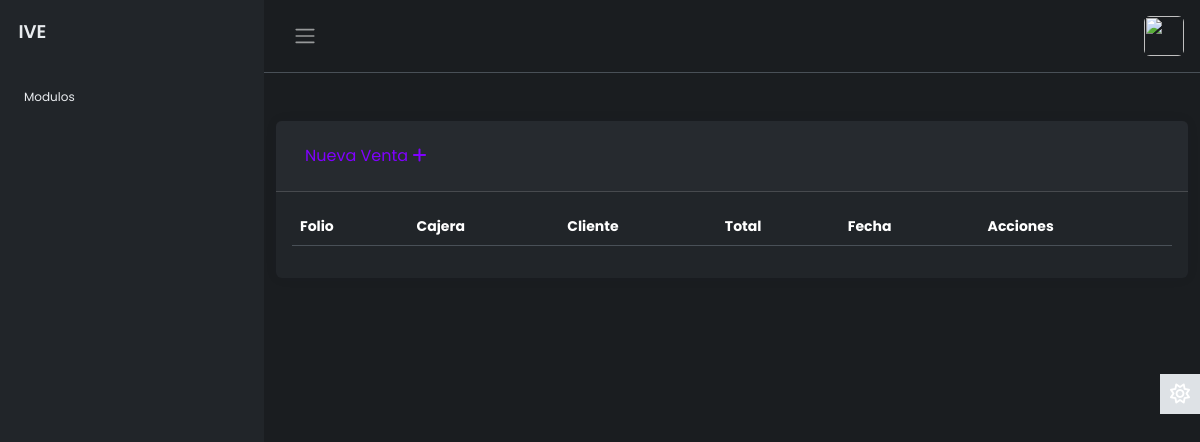
/modulos/ventas/index.php (signed in), run on an earlier commit of the app's database.
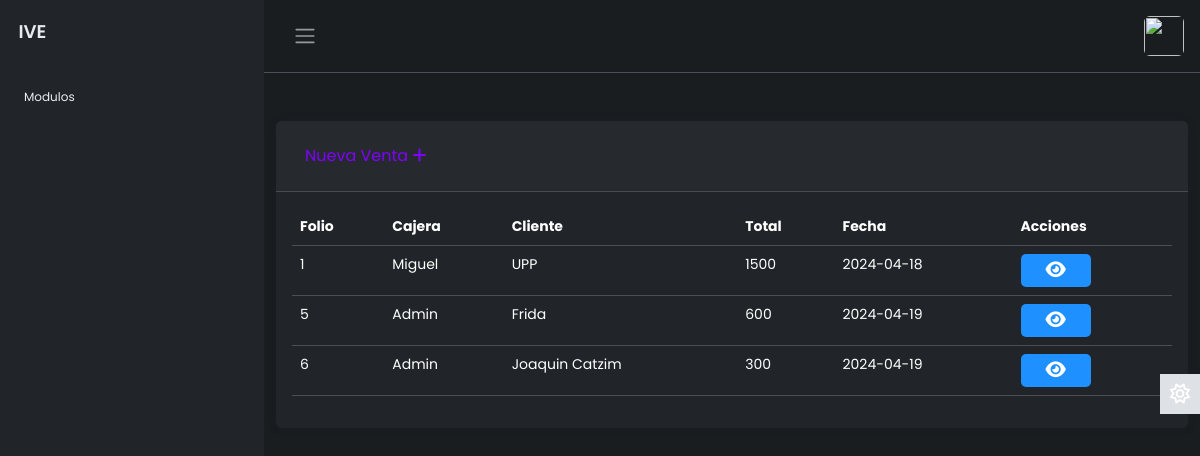
And on a later commit of the database.
### tables this page shows
CREATE TABLE `ventas` (
  `idVenta` int(11) NOT NULL,
  `cajera` varchar(50) NOT NULL,
  `cliente` varchar(50) NOT NULL,
  `total` varchar(50) NOT NULL,
  `fecha` date NOT NULL
);

### modulos/ventas/MostrarVentas.php (the view)
<?php
$sql = "SELECT * FROM ventas";
$result = $link->query($sql);
if($result->num_rows > 0){
    while($row = $result->fetch_assoc()){ ?>
        <tr>
            <td scope="row"><?php echo $row['idVenta'] ?></td>
            <td><?php echo $row['cajera'] ?></td>
            <td><?php echo $row['cliente'] ?></td>
            <td><?php echo $row['total'] ?></td>
            <td><?php echo $row['fecha'] ?></td>
            <td>
                <a name="btneditar" id="btneditar" class="btn edit" href="EditarVenta.php?txtID=<?php echo $row['idVenta']; ?>" role="button"><i class="fa-solid fa-eye"></i></a>
            </td>
        </tr>
<?php
    }
} else {
    $Resultado .= "<tr><td colspan='3'>No se encontraron registros.</td></tr>";
}
?>

### layout/top.php (shortened to what this page needs)
<!DOCTYPE html>
<html lang="en" data-bs-theme="dark">
<head>
    <link href="https://cdn.jsdelivr.net/npm/bootstrap@5.3.3/dist/css/bootstrap.min.css" rel="stylesheet">
    <link rel="stylesheet" href="https://cdnjs.cloudflare.com/ajax/libs/font-awesome/6.4.2/css/all.min.css" />
    <link rel="stylesheet" href="http://localhost/layout/style.css">
    <link rel="stylesheet" href="http://localhost/layout/buttons.css">
    <link href="https://cdn.jsdelivr.net/npm/vanilla-datatables@latest/dist/vanilla-dataTables.min.css" rel="stylesheet" type="text/css">
</head>
<body>
    <div class="wrapper">
        <aside id="sidebar" class="js-sidebar">
            <div class="h-100">
                <div class="sidebar-logo">
                    <a href="/">IVE</a>
                </div>
                <ul class="sidebar-nav">
                    <li class="sidebar-header">
                        Modulos
                    </li>
                </ul>
            </div>
        </aside>
        <div class="main">
            <nav class="navbar navbar-expand px-3 border-bottom">
                <button class="btn" id="sidebar-toggle" type="button">
                    <span class="navbar-toggler-icon"></span>
                </button>
                <div class="navbar-collapse navbar">
                    <ul class="navbar-nav">
                        <li class="nav-item dropdown">
                            <a href="#" data-bs-toggle="dropdown" class="nav-icon pe-md-0">
                                <img src="" class="avatar img-fluid rounded" alt="">
                            </a>
                        </li>
                    </ul>
                </div>
            </nav>

### modulos/ventas/index.php (shortened to what this page needs)
<?php
include("../../layout/top.php");
require("../../config/dbcontext.php");
?>
<div class="container mt-5">
  <div class="row justify-content-center">
    <div class="col-sm-12">
      <div class="card border-0 ">
        <div class="card-header">
          <a class="btn mt-2 mb-2 btn-hover-gray" href="AltaVenta.php" role="button" style="color: #8000ff">Nueva Venta <i class="fa-solid fa-plus"></i></a>
        </div>
        <div class="card-body">
          <div class="table-responsive-sm">
            <table class="table" id="tabla_id">
              <thead>
                <tr>
                  <th scope="col">Folio</th>
                  <th scope="col">Cajera</th>
                  <th scope="col">Cliente</th>
                  <th scope="col">Total</th>
                  <th scope="col">Fecha</th>
                  <th scope="col">Acciones</th>
                </tr>
              </thead>
              <tbody>
                <?php include('./MostrarVentas.php') ?>
              </tbody>
            </table>
          </div>
        </div>
      </div>
    </div>
  </div>
<?php
include("../../layout/foot.php");
?>

### layout/foot.php (shortened to what this page needs)
<a href="#" class="theme-toggle">
    <i class="fa-regular fa-sun"></i>
</a>
</div>
</div>
</body>
</html>

### layout/style.css (style rules this page uses)
body { font-family: 'Poppins', sans-serif; font-size: 0.875rem; opacity: 1; overflow-y: scroll; margin: 0; }
a { cursor: pointer; text-decoration: none; font-family: 'Poppins', sans-serif; }
li { list-style: none; }
.wrapper { align-items: stretch; display: flex; width: 100%; }
#sidebar { max-width: 264px; min-width: 264px; background: var(--bs-dark); transition: all 0.35s ease-in-out; }
.main { display: flex; flex-direction: column; min-height: 100vh; min-width: 0; overflow: hidden; transition: all 0.35s ease-in-out; width: 100%; background: var(--bs-dark-bg-subtle); }
.sidebar-logo { padding: 1.15rem; }
.sidebar-logo a { color: #e9ecef; font-size: 1.15rem; font-weight: 600; }
.sidebar-nav { flex-grow: 1; list-style: none; margin-bottom: 0; padding-left: 0; margin-left: 0; }
.sidebar-header { color: #e9ecef; font-size: .75rem; padding: 1.5rem 1.5rem .375rem; }
.avatar { height: 40px; width: 40px; }
.navbar-expand .navbar-nav { margin-left: auto; }
.card { box-shadow: 0 0 .875rem 0 rgba(34, 46, 60, .05); margin-bottom: 24px; }
.theme-toggle { position: fixed; top: 50%; transform: translateY(-65%); text-align: center; z-index: 10; right: 0; left: auto; border: none; background-color: var(--bs-body-color); }
html[data-bs-theme="dark"] .theme-toggle .fa-sun, html[data-bs-theme="light"] .theme-toggle .fa-moon { cursor: pointer; padding: 10px; display: block; font-size: 1.25rem; color: #FFF; }

### layout/buttons.css (style rules this page uses)
.btn.edit { font-family: "Robot", sans-serif; font-size: 18px; font-weight: bold; background:#1E90FF; width: 70px; padding: 2px; text-align: center; text-decoration: none; text-transform: uppercase; color: #fff; border-radius: 5px; cursor: pointer; box-shadow: 0 0 10px rgba(0,0,0 0.1); -webkit-transition-duration: 0.3s; transition-duration: 0.3s; -webkit-transition-property: box-shadows, transform; transition-property: box-shadow, transform; }

What changed in the data, as far as the page shows it:
added ventas: idVenta "1", cajera "Miguel", cliente "UPP", total "1500", fecha "2024-04-18"
added ventas: idVenta "5", cajera "Admin", cliente "Frida", total "600", fecha "2024-04-19"
added ventas: idVenta "6", cajera "Admin", cliente "Joaquin Catzim", total "300", fecha "2024-04-19"
